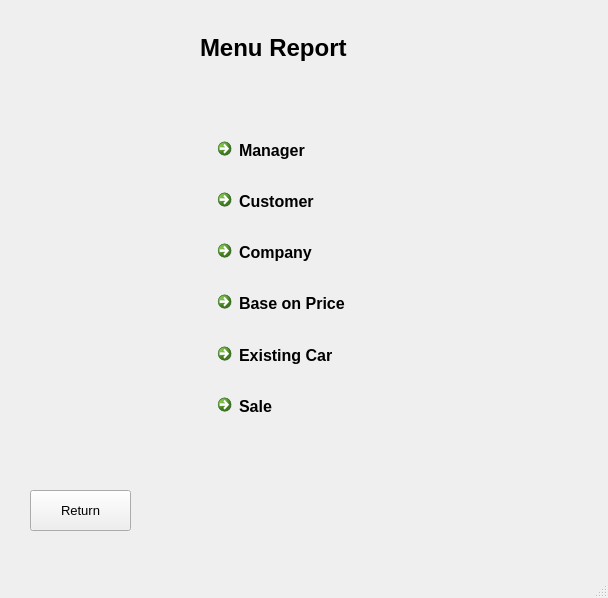
<?xml version="1.0" encoding="UTF-8"?>
<ui version="4.0">
 <class>MenuReport</class>
 <widget class="QMainWindow" name="MenuReport">
  <property name="geometry">
   <rect>
    <x>0</x>
    <y>0</y>
    <width>608</width>
    <height>598</height>
   </rect>
  </property>
  <property name="windowTitle">
   <string>MainWindow</string>
  </property>
  <widget class="QWidget" name="centralwidget">
   <widget class="QLabel" name="label">
    <property name="geometry">
     <rect>
      <x>200</x>
      <y>30</y>
      <width>195</width>
      <height>36</height>
     </rect>
    </property>
    <property name="font">
     <font>
      <pointsize>18</pointsize>
      <weight>75</weight>
      <bold>true</bold>
     </font>
    </property>
    <property name="text">
     <string>Menu Report</string>
    </property>
   </widget>
   <widget class="QPushButton" name="pushButton">
    <property name="geometry">
     <rect>
      <x>30</x>
      <y>490</y>
      <width>101</width>
      <height>41</height>
     </rect>
    </property>
    <property name="font">
     <font>
      <pointsize>10</pointsize>
     </font>
    </property>
    <property name="text">
     <string>Return</string>
    </property>
   </widget>
   <widget class="QWidget" name="">
    <property name="geometry">
     <rect>
      <x>210</x>
      <y>131</y>
      <width>171</width>
      <height>301</height>
     </rect>
    </property>
    <layout class="QVBoxLayout" name="verticalLayout">
     <item>
      <widget class="QCommandLinkButton" name="commandLinkButton_manager">
       <property name="font">
        <font>
         <pointsize>12</pointsize>
        </font>
       </property>
       <property name="text">
        <string>Manager</string>
       </property>
      </widget>
     </item>
     <item>
      <widget class="QCommandLinkButton" name="commandLinkButton_customer">
       <property name="font">
        <font>
         <pointsize>12</pointsize>
        </font>
       </property>
       <property name="text">
        <string>Customer</string>
       </property>
      </widget>
     </item>
     <item>
      <widget class="QCommandLinkButton" name="commandLinkButton_company">
       <property name="font">
        <font>
         <pointsize>12</pointsize>
        </font>
       </property>
       <property name="text">
        <string>Company</string>
       </property>
      </widget>
     </item>
     <item>
      <widget class="QCommandLinkButton" name="commandLinkButton_company_2">
       <property name="font">
        <font>
         <pointsize>12</pointsize>
        </font>
       </property>
       <property name="text">
        <string>Base on Price</string>
       </property>
       <property name="description">
        <string/>
       </property>
      </widget>
     </item>
     <item>
      <widget class="QCommandLinkButton" name="commandLinkButton_company_3">
       <property name="font">
        <font>
         <pointsize>12</pointsize>
        </font>
       </property>
       <property name="text">
        <string>Existing Car</string>
       </property>
      </widget>
     </item>
     <item>
      <widget class="QCommandLinkButton" name="commandLinkButton_sale">
       <property name="font">
        <font>
         <pointsize>12</pointsize>
        </font>
       </property>
       <property name="text">
        <string>Sale</string>
       </property>
      </widget>
     </item>
    </layout>
   </widget>
  </widget>
  <widget class="QMenuBar" name="menubar">
   <property name="geometry">
    <rect>
     <x>0</x>
     <y>0</y>
     <width>608</width>
     <height>25</height>
    </rect>
   </property>
  </widget>
  <widget class="QStatusBar" name="statusbar"/>
 </widget>
 <resources/>
 <connections/>
</ui>
